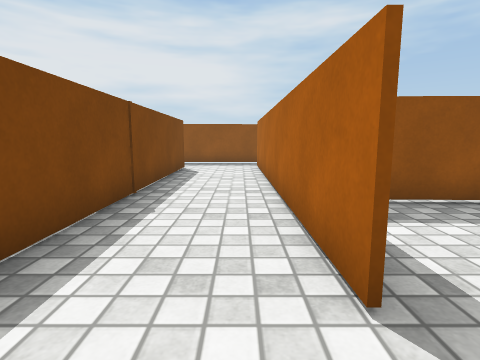
[1] (above)

23 first-person views from a walk through a 3-D level made in the Unity game engine. The camera is 0.62 m above the floor, tilts 8° down and sees 80° across. The floor is counted in squares, 0.5 m on a side. Each view is taken from the middle of a square. On the plan, view 1 faces up. The plan holds only what a view shows up to about 13 squares ahead; the rest is blank. The place goes on beyond the plan. The player is left out. Surface patterns are stand-ins for the level's own textures.

[2]
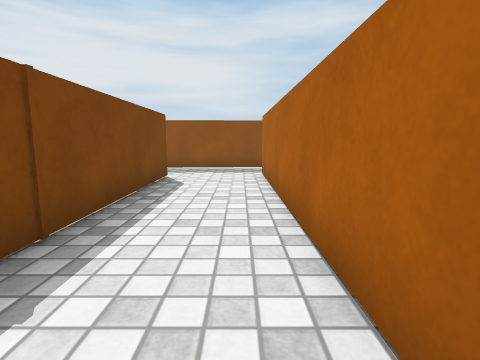

[3]
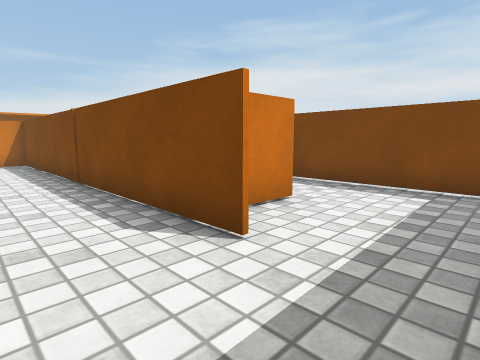

[4]
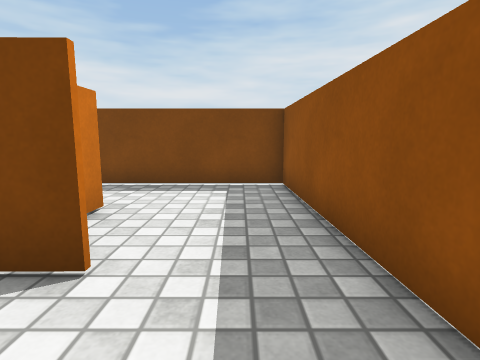

[5]
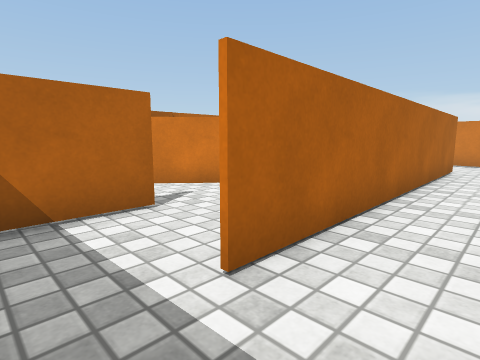

[6]
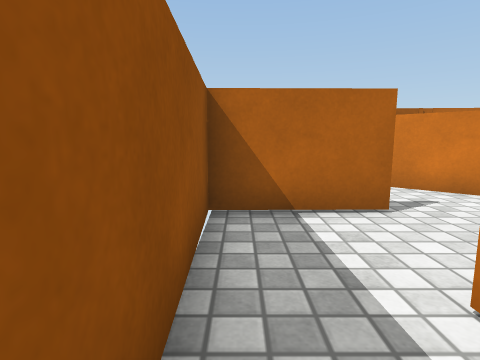

[7]
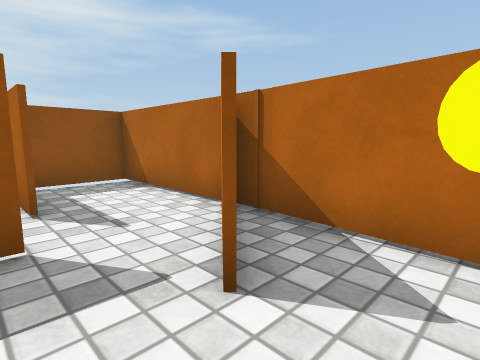

[8]
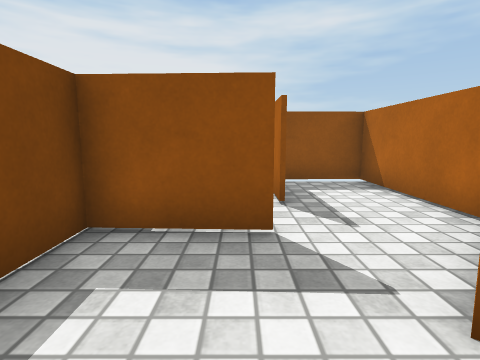

[9]
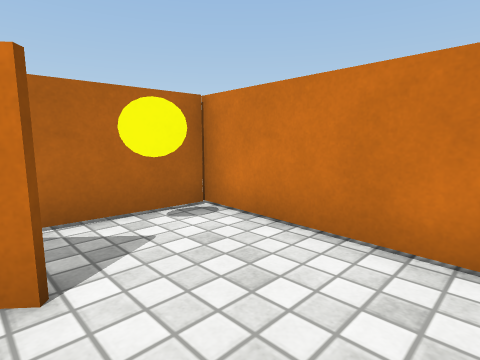

[10]
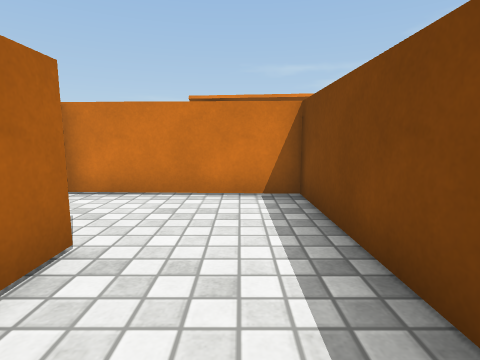

[11]
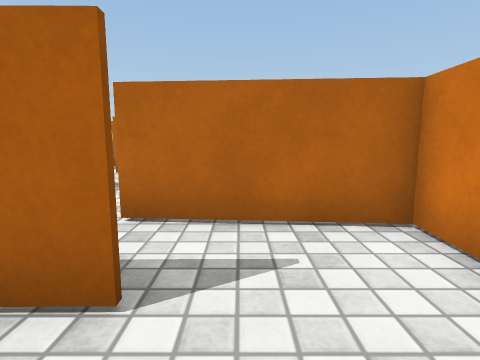

[12]
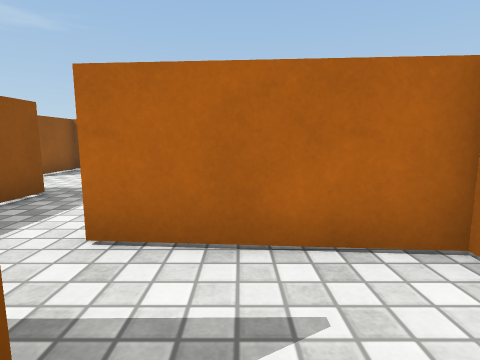

[13]
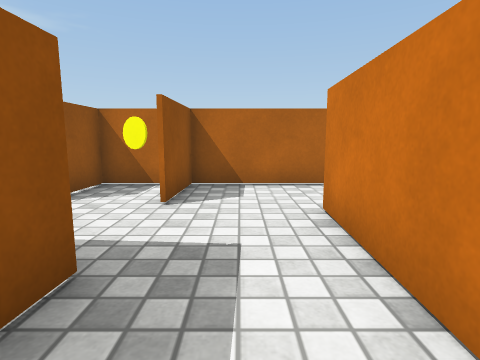

[14]
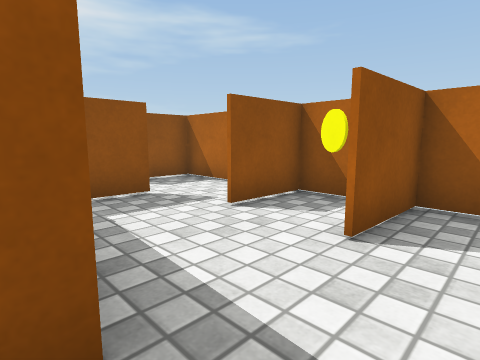

[15]
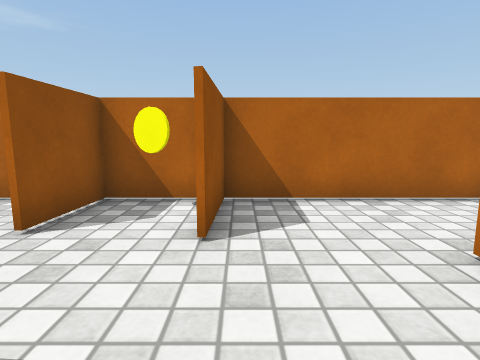

[16]
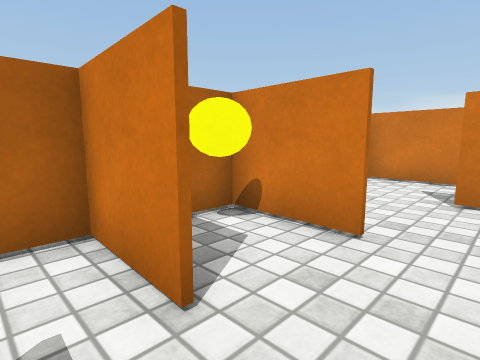

[17]
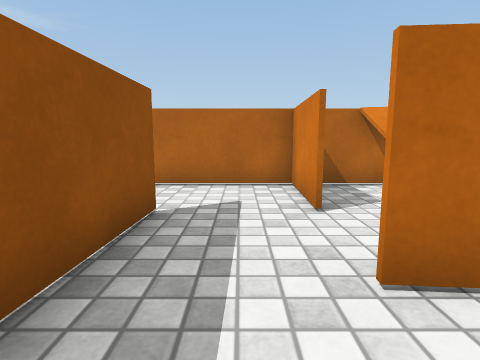

[18]
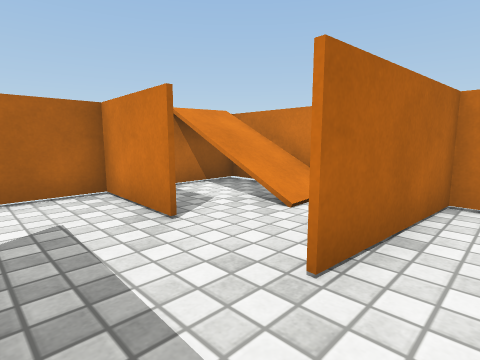

[19]
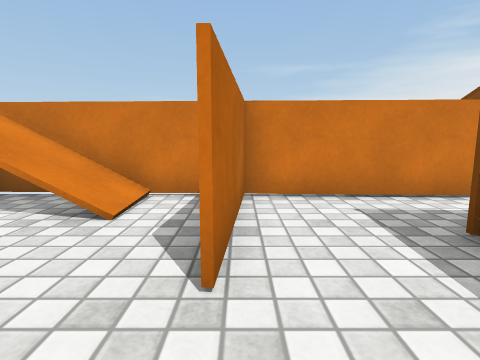

[20]
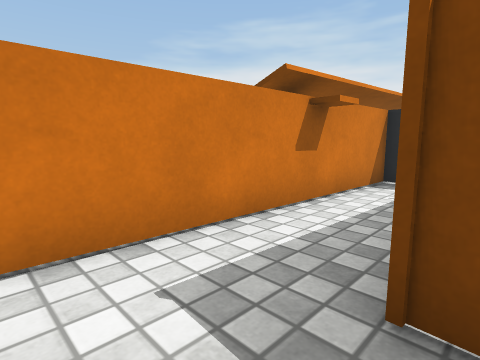

[21]
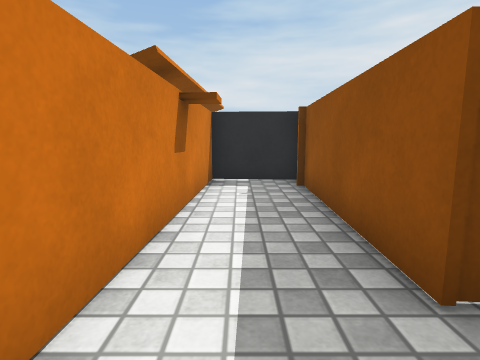

[22]
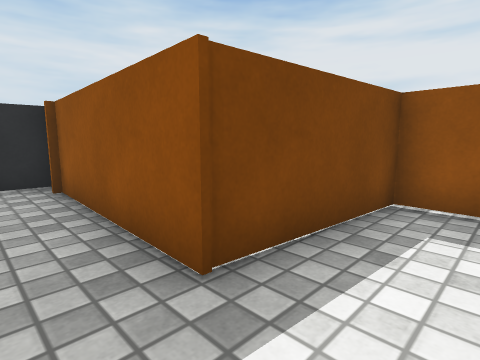

[23]
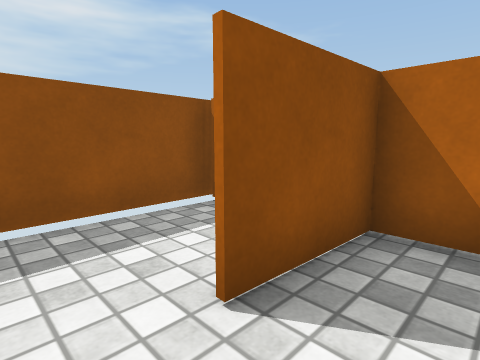

### Floor plan
Ten units are one square. View 1 is at (0, 0); x grows to the right and y downward. Boxes are objects, and circles mark ways between rooms. Rooms are numbered by the first view taken in them; rooms with no view inside come last. Other rooms are left out.
<svg viewBox="-83 -163 208 212">
<path fill="none" stroke="#000" d="M-25 -126 -23 15M-51 -115 -37 -115M14 -155 -78 -152 -78 -115M9 -18 8 -134M-23 12 4 13M45 -86 53 -95M35 -107 9 -108 9 -93M22 -57 63 -56 67 -104M93 -55 118 -54M66 -55 29 -56M55 -27 89 -26M118 -53 93 -54M88 3 118 4 118 -80M118 -78 95 -79M95 -80 118 -79M93 -101 79 -102M118 -80 118 -104M84 23 99 23M89 -25 33 -27 31 5M118 28 118 12M31 5 30 15 -23 13M-35 13 -37 38 59 42 62 1M118 -104 118 -124 92 -125M38 -124 38 -136M67 -111 66 -156 39 -155M53 -95 65 -110M67 -99 67 -108M120 -158 83 -157M68 43 109 44M4 13 29 14 33 -28M39 -155 14 -155M38 -136 37 -155"/>
<rect x="45" y="-75" width="10" height="10" fill="#bbb"><title>yellow coin</title></rect>
<rect x="105" y="-65" width="10" height="10" fill="#bbb"><title>yellow coin</title></rect>
<circle cx="10" cy="-5" r="3" fill="#2a7"/>
<circle cx="10" cy="-145" r="3" fill="#2a7"/>
<circle cx="40" cy="-100" r="3" fill="#2a7"/>
<circle cx="85" cy="-80" r="3" fill="#2a7"/>
<circle cx="80" cy="-10" r="3" fill="#2a7"/>
<circle cx="20" cy="-25" r="3" fill="#2a7"/>
<circle cx="105" cy="-100" r="3" fill="#2a7"/>
<circle cx="45" cy="15" r="3" fill="#2a7"/>
<circle cx="105" cy="20" r="3" fill="#2a7"/>
<circle cx="75" cy="20" r="3" fill="#2a7"/>
<circle cx="85" cy="-120" r="3" fill="#2a7"/>
<circle cx="25" cy="-130" r="3" fill="#2a7"/>
<text x="-10" y="-100">1</text>
<text x="40" y="-80">2</text>
<text x="80" y="-40">3</text>
<text x="100" y="-90">4</text>
<text x="70" y="0">5</text>
<text x="10" y="20">6</text>
<text x="90" y="-110">7</text>
<text x="50" y="-130">8</text>
<text x="90" y="-140">9</text>
<text x="90" y="30">10</text>
<text x="20" y="-10">11</text>
<text x="20" y="-150">12</text>
</svg>
Room 1 opens to room 11. Room 1 opens to room 12. Room 2 opens to room 8. Room 3 opens to room 4. Room 3 opens to room 5. Room 3 opens to room 11. Room 4 opens to room 7. Room 5 opens to room 6. Room 5 opens to room 10. Room 7 opens to room 9. Room 8 opens to room 12.

Where each view was taken, in squares from view 1:
view 1: 0 up, 0 right, facing up
view 2: 3 up, 0 right, facing up
view 3: 15 up, 0 right, facing down-left
view 4: 14 up, 0 right, facing left
view 5: 15 up, 1 left, facing down-right
view 6: 15 up, 1 left, facing right
view 7: 7 up, 3 right, facing up-right
view 8: 7 up, 3 right, facing up
view 9: 9 up, 2 right, facing down-right
view 10: 5 up, 1 left, facing down
view 11: 1 up, 1 left, facing right
view 12: 1 up, 0 right, facing right
view 13: 4 up, 4 right, facing right
view 14: 4 up, 6 right, facing up-right
view 15: 5 up, 6 right, facing right
view 16: 9 up, 8 right, facing down-right
view 17: 1 up, 4 right, facing right
view 18: 2 up, 5 right, facing down-right
view 19: 2 up, 6 right, facing down
view 20: 1 down, 5 right, facing down-left
view 21: 3 down, 5 right, facing left
view 22: 3 down, 5 right, facing up-left
view 23: 11 up, 8 right, facing up-right
